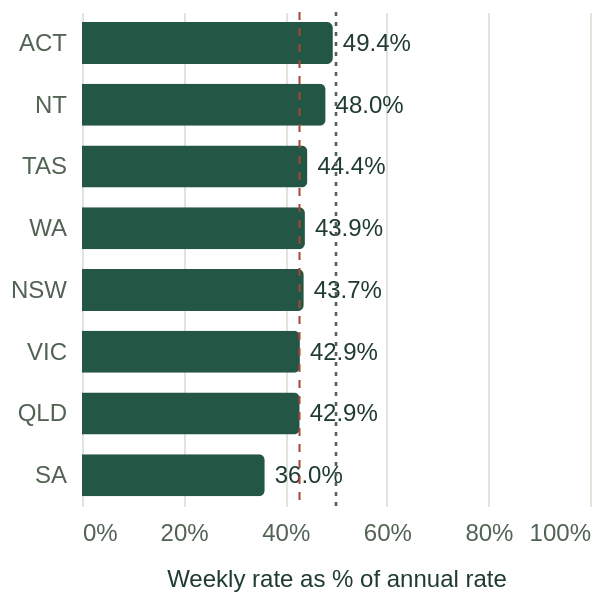

Vega-Lite specification for this chart:
### Vega-Lite specification from a JSON file in a GitHub repository (floating-point values rounded to 4 significant figures)
{"$schema": "https://vega.github.io/schema/vega-lite/v5.json", "width": "container", "autosize": {"type": "fit", "contains": "padding", "resize": true}, "config": {"background": "transparent", "font": "Arial", "view": {"stroke": null}, "axis": {"labelColor": "#526354", "titleColor": "#203b32", "gridColor": "#e1e4d9", "domain": false, "ticks": false, "labelFontSize": 12, "titleFontSize": 12, "titleFontWeight": "normal", "labelPadding": 8, "titlePadding": 12}, "legend": {"labelColor": "#203b32", "titleColor": "#203b32", "labelFontSize": 12, "titleFontSize": 12, "orient": "bottom", "padding": 10, "labelLimit": 270, "columns": 1}, "title": {"anchor": "start", "color": "#203b32", "fontSize": 15}, "text": {"fontSize": 12}}, "description": "Weekly participation rate divided by annual participation rate, multiplied by 100. Derived from published rounded rates. This is not a longitudinal measure of habit.", "height": 300, "data": {"values": [{"state": "NSW", "weekly": 14.8, "annual": 33.9, "ratio": 43.66, "ratioLabel": "43.7%"}, {"state": "QLD", "weekly": 14.1, "annual": 32.9, "ratio": 42.86, "ratioLabel": "42.9%"}, {"state": "VIC", "weekly": 15.7, "annual": 36.6, "ratio": 42.9, "ratioLabel": "42.9%"}, {"state": "WA", "weekly": 16.5, "annual": 37.6, "ratio": 43.88, "ratioLabel": "43.9%"}, {"state": "ACT", "weekly": 20, "annual": 40.5, "ratio": 49.38, "ratioLabel": "49.4%"}, {"state": "SA", "weekly": 11.8, "annual": 32.8, "ratio": 35.98, "ratioLabel": "36.0%"}, {"state": "NT", "weekly": 17.6, "annual": 36.7, "ratio": 47.96, "ratioLabel": "48.0%"}, {"state": "TAS", "weekly": 13.8, "annual": 31.1, "ratio": 44.37, "ratioLabel": "44.4%"}]}, "layer": [{"mark": {"type": "bar", "height": 21, "color": "#245646", "cornerRadiusEnd": 3}, "encoding": {"y": {"field": "state", "type": "nominal", "sort": ["ACT", "NT", "TAS", "WA", "NSW", "VIC", "QLD", "SA"], "title": null}, "x": {"field": "ratio", "type": "quantitative", "title": "Weekly rate as % of annual rate", "scale": {"domain": [0, 100]}, "axis": {"values": [0, 20, 40, 60, 80, 100], "labelExpr": "datum.value+'%'"}}, "tooltip": [{"field": "state", "title": "State", "type": "nominal"}, {"field": "weekly", "title": "Weekly population rate (%)", "type": "quantitative", "format": ".1f"}, {"field": "annual", "title": "Annual population rate (%)", "type": "quantitative", "format": ".1f"}, {"field": "ratio", "title": "Rate ratio (%)", "type": "quantitative", "format": ".1f"}]}}, {"mark": {"type": "text", "align": "left", "dx": 5, "fontSize": 12, "color": "#203b32"}, "encoding": {"y": {"field": "state", "type": "nominal", "sort": ["ACT", "NT", "TAS", "WA", "NSW", "VIC", "QLD", "SA"]}, "x": {"field": "ratio", "type": "quantitative"}, "text": {"field": "ratioLabel"}}}, {"data": {"values": [{}]}, "mark": {"type": "rule", "color": "#a4482f", "strokeDash": [4, 4]}, "encoding": {"x": {"datum": 42.82}}}, {"data": {"values": [{}]}, "mark": {"type": "rule", "color": "#526354", "strokeDash": [2, 3], "strokeWidth": 1.3}, "encoding": {"x": {"datum": 50}}}]}
